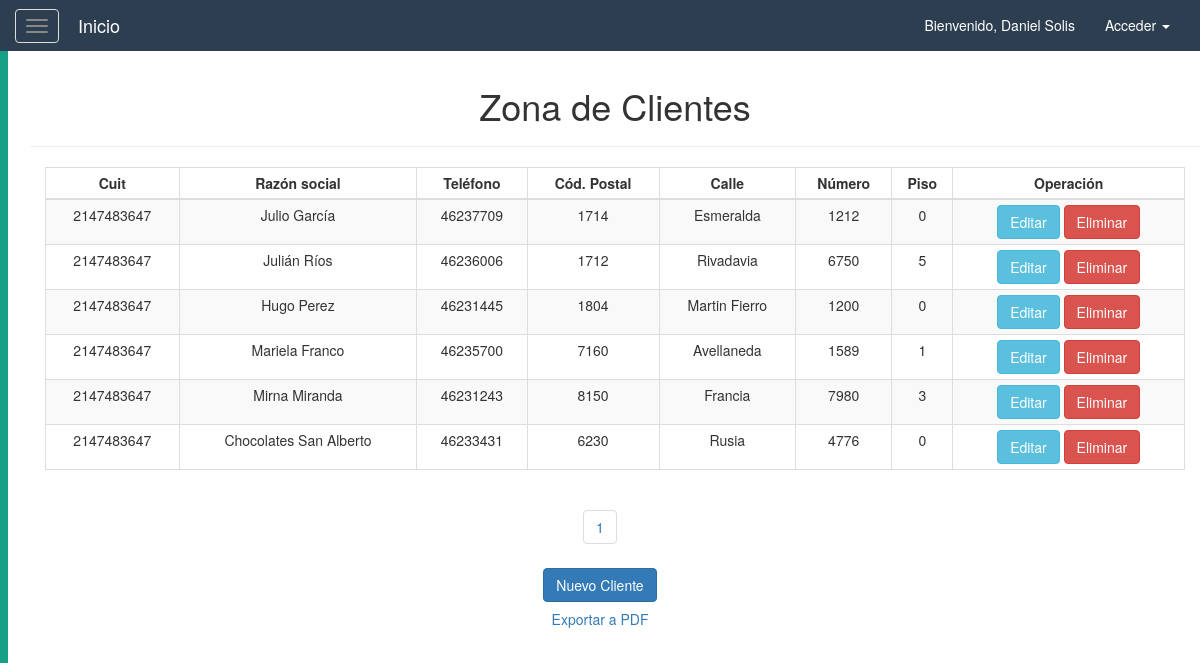
The page /logistica/vista_clientes.php (signed in) on the database its author committed.
### tables this page shows
CREATE TABLE Cliente(
	idCliente int(11) NOT NULL AUTO_INCREMENT,
    cuit int(11) NOT NULL,
    razon varchar(45) NOT NULL,
    telefono varchar(45) NOT NULL,
    dom_cp int(11) NOT NULL,
    dom_calle varchar(45) NOT NULL, 
    dom_numero int(11) NOT NULL,
    dom_piso int(11) NOT NULL,
    PRIMARY KEY (idCliente)
);

### resources/db/control.php (called while the page is built, shortened)
<?php
    class controlDB{
        function __construct(){
            try{
            $host="localhost";
            $dbname="logistica";
            $user="root";
            $pass="";
            $this->con=mysqli_connect($host,$user,$pass) or die("No se puede conectar con la base de datos.");
            mysqli_select_db($this->con,$dbname)or die("No se encuentra la base de datos.");
            mysqli_set_charset($this->con, "utf8");
            }catch(Exception $ex){
                throw $ex;
            }
        }
        function consultar($sql){
            $result=mysqli_query($this->con,$sql);
            $data=null;
            while($fila=mysqli_fetch_assoc($result)){
                $data[]=$fila;
            }
            return $data;
        }
    }
?>

### resources/library/clientes_pag.php (called while the page is built, shortened)
<?php
        $tamagno_paginas = 6;
        if(isset($_GET['pagina'])) {
            $pag = $_GET['pagina'];
        } else {
            $pag = 1;
        }
        $empezar_desde = ($pag-1) * $tamagno_paginas;
        $datos = $obj -> consultar("SELECT *
            FROM Cliente
            ORDER BY cuit
            LIMIT $empezar_desde, $tamagno_paginas");
        $num_filas = count($obj->consultar("SELECT *
            FROM Cliente"));
        $total_paginas = ceil($num_filas/$tamagno_paginas);
?>

### logistica/vista_clientes.php (the view, shortened to what this page needs)
<!DOCTYPE html>
<html lang="es">
<head>
    <?php
        require_once($_SERVER['DOCUMENT_ROOT'].'/resources/config.php');
        $obj = new controlDB();
        include $LIBRARY_PATH.'/clientes_pag.php';
    ?>
</head>
<body>
    <?php
        require_once($_SERVER['DOCUMENT_ROOT'].'/resources/templates/header.php');
    ?>
    <div id="wrapper">
        <?php
            require_once($_SERVER['DOCUMENT_ROOT'].'/resources/templates/sidebar.php');
        ?>
        <div id="page-content-wrapper">
            <div class="container-fluid">
                <div class="row">
                    <div class="col-lg-12 text-center">
                        <div class="container">
                            <div class="row">
                                <div class="col">
                                    <h1>Zona de Clientes</h1>
                                    <hr/>
                                </div>
                            </div>
                        </div>
                        <div class="container">
                            <div class="row">
                                <div class="col-lg-12 col-md-12 col-sm-12 col-xs-12">
                                    <div class="table-responsive">
                                        <table class="table table-striped table-bordered table-condensed table-hover">
                                            <thead>
                                                <th  class="text-center">Cuit</th>
                                                <th  class="text-center">Raz&oacute;n social</th>
                                                <th  class="text-center">Tel&eacute;fono</th>
                                                <th  class="text-center">C&oacute;d. Postal</th>
                                                <th  class="text-center">Calle</th>
                                                <th  class="text-center">N&uacute;mero</th>
                                                <th  class="text-center">Piso</th>
                                                <th  class="text-center">Operaci&oacute;n</th>
                                            </thead>
                                            <?php foreach($datos as $td){ ?>
                                            <tr>
                                                <td><?php echo $td['cuit']; ?></td>
                                                <td><?php echo $td['razon']; ?></td>
                                                <td><?php echo $td['telefono']; ?></td>
                                                <td><?php echo $td['dom_cp']; ?></td>
                                                <td><?php echo $td['dom_calle']; ?></td>
                                                <td><?php echo $td['dom_numero']; ?></td>
                                                <td><?php echo $td['dom_piso']; ?></td>
                                                <td class="text-center">
                                                    <a href="editarCliente.php?id=<?php echo $td["idCliente"]?>">
                                                        <button class="btn btn-info">Editar</button>
                                                    </a>
                                                    <a href="bdCliente.php?id=<?php echo $td["idCliente"]?>&funcion=eliminar">
                                                        <button class="btn btn-danger">Eliminar</button>
                                                    </a>
                                                </td>
                                            </tr>
                                            <?php } ?>
                                        </table>
                                    </div>
                                </div>
                            </div>
                        </div>
                        <div class="row">
                            <div class="col">
                                <?php
                                    for($i = 1; $i <= $total_paginas; $i++){
                                    echo "<ul class='pagination'>
                                        <li><a href='?pagina=".$i."'>".$i."</a></li>
                                    </ul>";}
                                ?>
                            </div>
                        </div>
                        <div class="row">
                                <div class="col">
                                    <a href="registrarCliente.php" class="btn btn-primary">Nuevo Cliente</a>
                                </div>
                        </div>
                        <div class="row">
                            <a href="/logistica/exportarCliente.php" target="_blank">
                                <button class="btn btn-link">Exportar a PDF</button>
                            </a>
                        </div>
                    </div>
                </div>
            </div>
        </div>
    </div>
</body>
</html>

### resources/css/menuLateral.css (style rules this page uses)
#page-content-wrapper { width: 100%; height: 100%; position: absolute; padding: 15px; }

### rows shown on the page
cliente: cuit "2147483647", razon "Julio García", telefono "46237709", dom_cp "1714", dom_calle "Esmeralda", dom_numero "1212", dom_piso "0"
cliente: cuit "2147483647", razon "Julián Ríos", telefono "46236006", dom_cp "1712", dom_calle "Rivadavia", dom_numero "6750", dom_piso "5"
cliente: cuit "2147483647", razon "Hugo Perez", telefono "46231445", dom_cp "1804", dom_calle "Martin Fierro", dom_numero "1200", dom_piso "0"
cliente: cuit "2147483647", razon "Mariela Franco", telefono "46235700", dom_cp "7160", dom_calle "Avellaneda", dom_numero "1589", dom_piso "1"
cliente: cuit "2147483647", razon "Mirna Miranda", telefono "46231243", dom_cp "8150", dom_calle "Francia", dom_numero "7980", dom_piso "3"
cliente: cuit "2147483647", razon "Chocolates San Alberto", telefono "46233431", dom_cp "6230", dom_calle "Rusia", dom_numero "4776", dom_piso "0"

### other values the page prints
$_SESSION['usuario'] "Daniel Solis"
